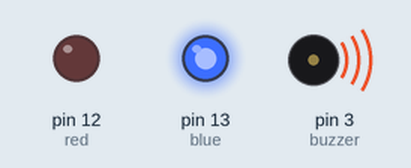
Simulated run of this sketch. Board: Arduino Uno, built with avr-gcc and run on an emulated ATmega328P. On the bench: output pins drawn as LEDs (lit = HIGH), buzzer (waves = sounding).

Above: at 0.05 s.
At 2.83 s:
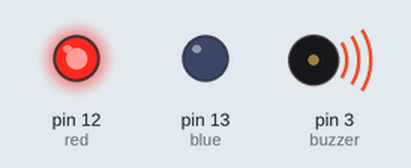
Timing chart, 0 to 3.1 s (numbered marks = the images above):
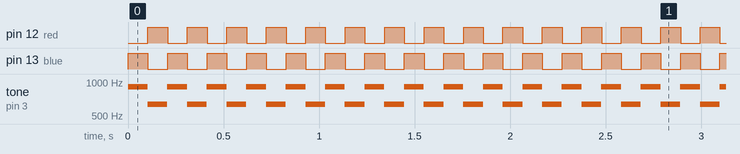

Measured:
- by itself, pin 12 (red), pin 13 (blue): alternates HIGH for 0.10 s and LOW for 0.10 s
- by itself, tone on pin 3 (buzzer): alternates 912 Hz for 0.10 s and 635 Hz for 0.10 s

The sketch:

lightBuzzer.ino
```cpp
#define blue 13
#define red 12
#define buzzer 3

int counter = 0;
bool blueLight = true;

void setup() {
  // put your setup code here, to run once:
  pinMode(blue, OUTPUT);
  pinMode(red, OUTPUT);
  pinMode(buzzer, OUTPUT);

}

void loop() {
  // put your main code here, to run repeatedly:
  if (counter < 100) {
    delay (1);
    if (blueLight == true) {
      digitalWrite(blue, HIGH);   // turn the LED on (HIGH is the voltage level)
      digitalWrite(red, LOW);
    } else {
      digitalWrite(blue, LOW);
      digitalWrite(red, HIGH);   // turn the LED on (HIGH is the voltage level)
    }
    counter ++;
  } else {
    blueLight = !blueLight;
    counter = 0;
  }
  if (blueLight) {
    tone(buzzer, 912);
  } else {
    tone(buzzer, 635);
  }
}
```
